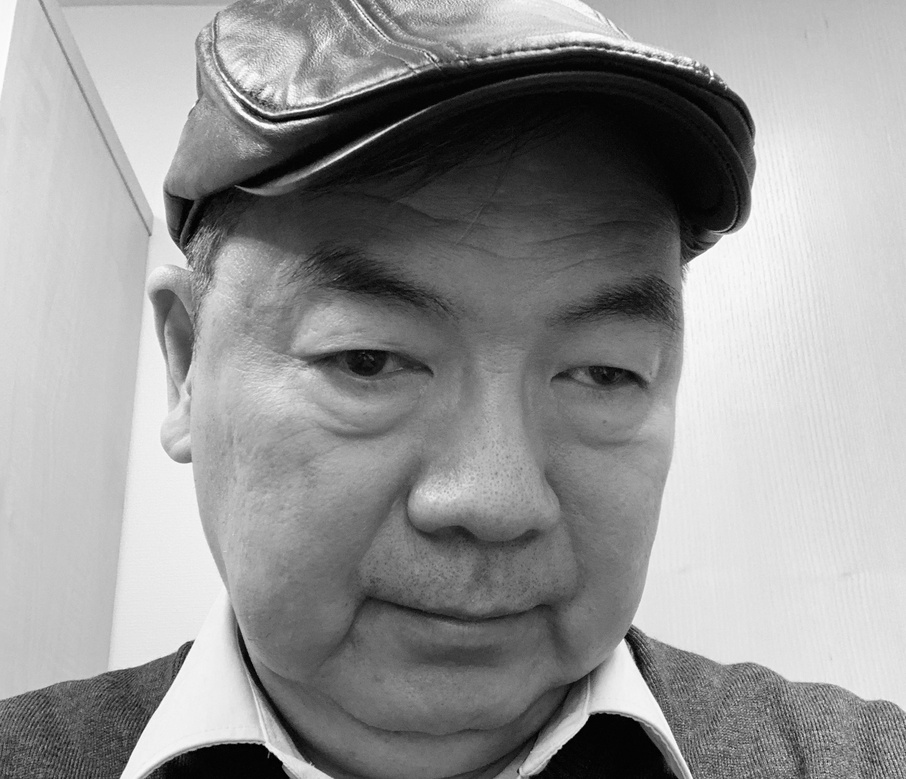
#> input picture importfile.jpg, 906 x 779 px, shrunk from 2316 x 1990 before the run, found by its file name
$ python test2.py   (older library calls are emulated)
#> lines starting #> are read from the running program, lines starting #| are printed output that depends on the picture; after the words box and inside, x2 and y2 are one past the last pixel; in counts of white or black regions, pixels touching at a corner belong together
#> further down, img is the input picture: shape (779, 906, 3); min 0, max 255, mean 148.8
### EXPERIMENT_auto_background_color_detection/color_extractor/back.py
import numpy as np
import skimage.filters as skf
import skimage.color as skc
import skimage.morphology as skm
from skimage.measure import label

from .task import Task


class Back(Task):
    """
    Two algorithms are used together to separate background and foreground.
    One consider as background all pixel whose color is close to the pixels
    in the corners. This part is impacted by the `max_distance' and
    `use_lab' settings.
    The second one computes the edges of the image and uses a flood fill
    starting from all corners.
    """
    def __init__(self, settings=None):
        """
        The possible settings are:
            - max_distance: The maximum distance for two colors to be
              considered closed. A higher value will yield to a more aggressive
              background removal.
              (default: 5)

            - use_lab: Whether to use the LAB color space to perform
              background removal. More expensive but closer to eye perception.
              (default: True)
        """
        if settings is None:
            settings = {}

        super(Back, self).__init__(settings)

    def get(self, img):
        f = self._floodfill(img)
        g = self._global(img)
        m = f | g

        if np.count_nonzero(m) < 0.90 * m.size:
            return m

        ng = np.count_nonzero(g)
        nf = np.count_nonzero(f)

        if ng < 0.90 * g.size and nf < 0.90 * f.size:
            return g if ng > nf else f

        if ng < 0.90 * g.size:
            return g

        if nf < 0.90 * f.size:
            return f

        return np.zeros_like(m)

    def _global(self, img):
        h, w = img.shape[:2]
        mask = np.zeros((h, w), dtype=np.bool)
        max_distance = self._settings['max_distance']

        if self._settings['use_lab']:
            img = skc.rgb2lab(img)

        # Compute euclidean distance of each corner against all other pixels.
        corners = [(0, 0), (-1, 0), (0, -1), (-1, -1)]
        for color in (img[i, j] for i, j in corners):
            norm = np.sqrt(np.sum(np.square(img - color), 2))
            # Add to the mask pixels close to one of the corners.
            mask |= norm < max_distance

        return mask

    def _floodfill(self, img):
        back = Back._scharr(img)
#> in _scharr, `img = 1. - img`:
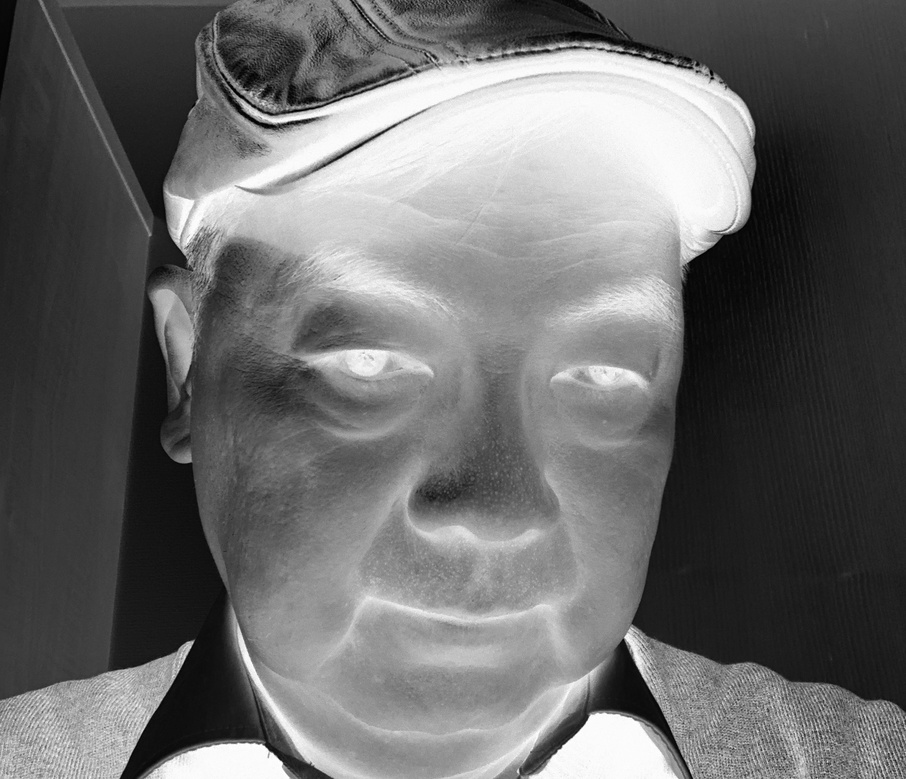
#> img: shape (779, 906, 3) float64; min -254, max 1, mean -147.8; drawn with min black and max white
        # Binary thresholding.
        back = back > 0.05
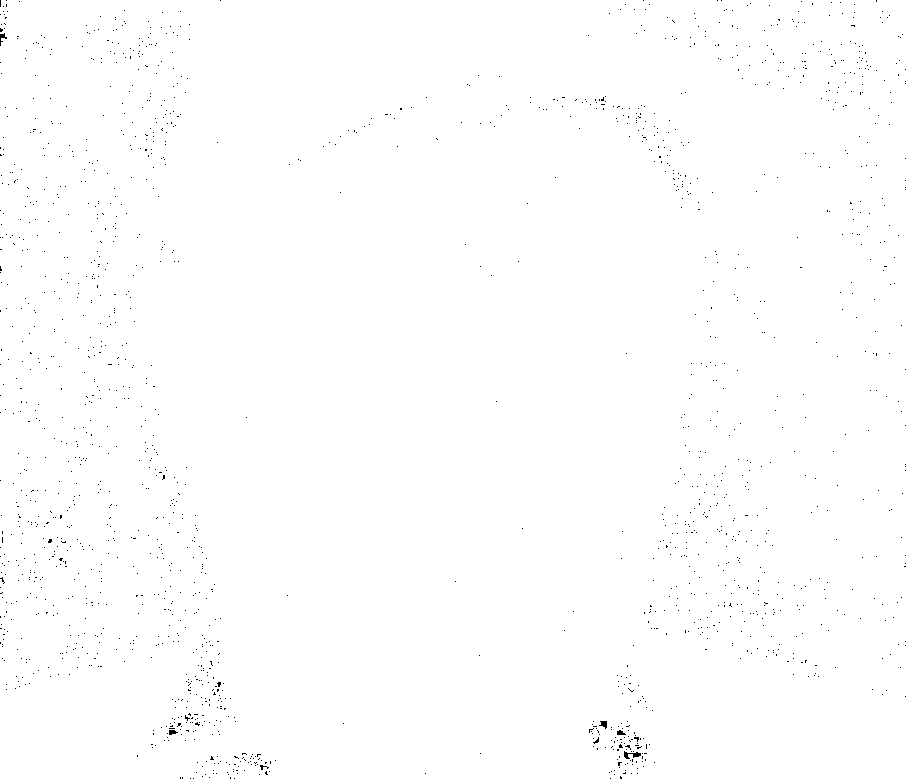
#> back: shape (779, 906) bool; 99.6% white; black in thin lines or dots

        # Thin all edges to be 1-pixel wide.
        back = skm.skeletonize(back)
#> back: shape (779, 906) bool; 5.2% white in thin lines or dots

        # Edges are not detected on the borders, make artificial ones.
        back[0, :] = back[-1, :] = True
        back[:, 0] = back[:, -1] = True
#> back: shape (779, 906) bool; 5.7% white in thin lines or dots

        # Label adjacent pixels of the same color.
        labels = label(back, background=-1, connectivity=1)
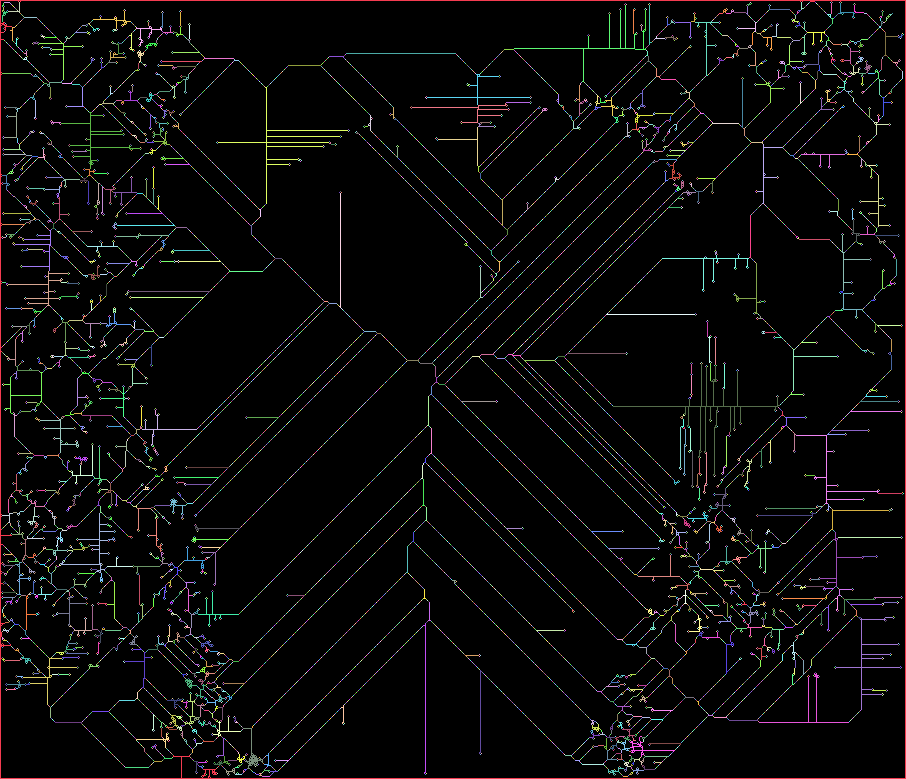
#> labels: shape (779, 906) int32; 15223 distinct labels, from 0 to 15222; one colour per label, 0 black

        # Count as background all pixels labeled like one of the corners.
        corners = [(1, 1), (-2, 1), (1, -2), (-2, -2)]
        for l in (labels[i, j] for i, j in corners):
            back[labels == l] = True
#> this loop made 4 passes
#> back: shape (779, 906) bool; every value is 1

        # Remove remaining inner edges.
        return skm.opening(back)

    @staticmethod
    def _default_settings():
        return {
            'max_distance': 5,
            'use_lab': True,
        }

    @staticmethod
    def _scharr(img):
        # Invert the image to ease edge detection.
        img = 1. - img
        grey = skc.rgb2grey(img)
        return skf.scharr(grey)

### EXPERIMENT_auto_background_color_detection/color_extractor/task.py
class Task(object):
    def __init__(self, settings):
        self._settings = self._default_settings()
        self._settings.update(settings)

    def get(self, img):
        raise NotImplementedError

    @staticmethod
    def _default_settings():
        return {}

### EXPERIMENT_auto_background_color_detection/test2.py
import cv2
import numpy as np

from color_extractor import Back

img = cv2.imread('importfile.jpg')

back_algo = Back()
print(back_algo.get(img))
#> in _global, `img = skc.rgb2lab(img)`: img: shape (779, 906, 3) float64; mean of channels 0, 1, 2 60.3, 0, 0
#> the loop in _global, `for color in (img[i, j] for i, j in corners):` made 4 passes
#> color on passes 1 to 4: [96.54, -0.00238, 0.00451], [34.45, -0.00107, 0.00202], [75.88, -0.00194, 0.00369], [55.93, -0.00152, 0.00289]
#> pass 1, in _global, `mask |= norm < max_distance`:
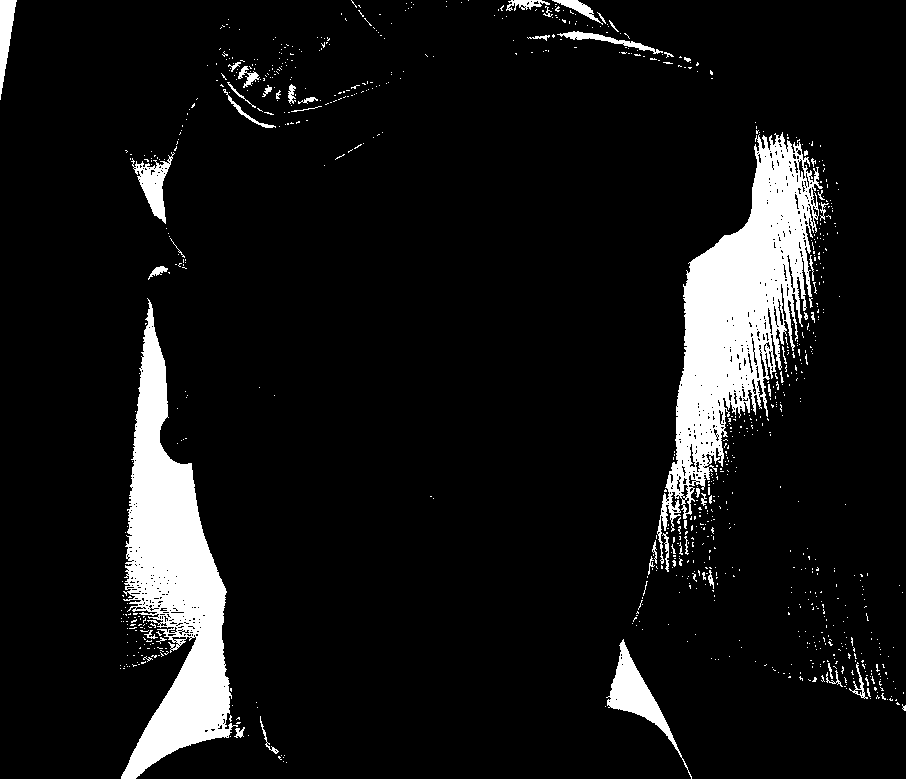
#> mask: shape (779, 906) bool; 8.5% white; 886 white regions (834 under 20 px), largest, box (x1, y1, x2, y2) and area: (657, 132, 823, 564) 25746, (121, 298, 238, 779) 23768, (606, 639, 692, 779) 2354
#> pass 2, in _global, `mask |= norm < max_distance`:
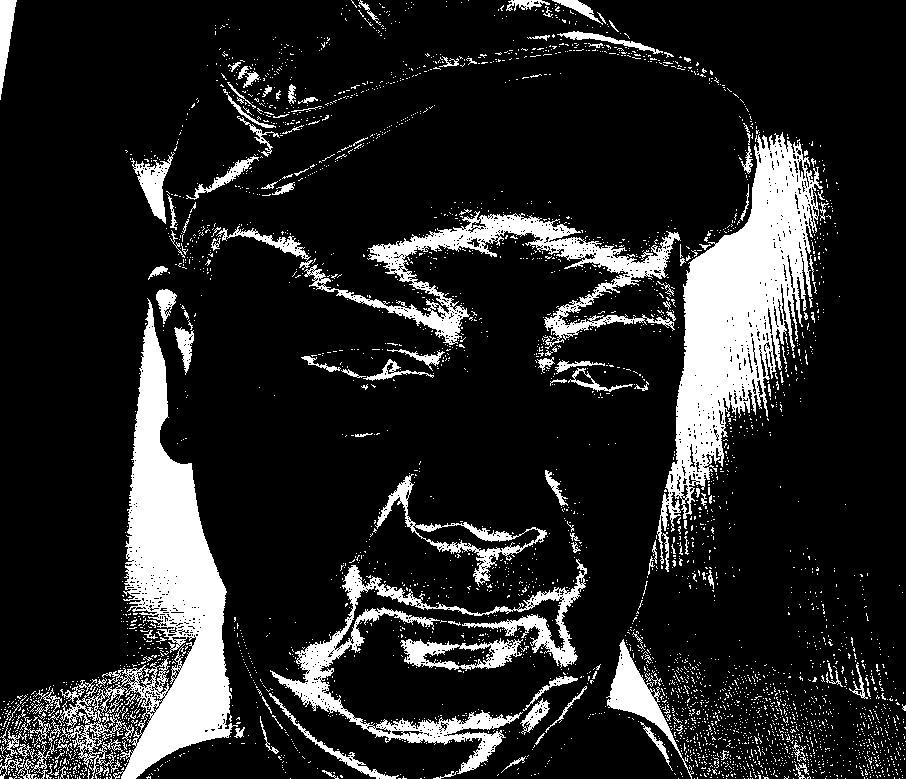
#> mask: shape (779, 906) bool; 14.7% white; 3731 white regions (3592 under 20 px), largest, box (x1, y1, x2, y2) and area: (48, 298, 238, 779) 27127, (657, 132, 823, 564) 25756, (304, 211, 681, 349) 10365
#> after the loop in _global, `for color in (img[i, j] for i, j in corners):`:
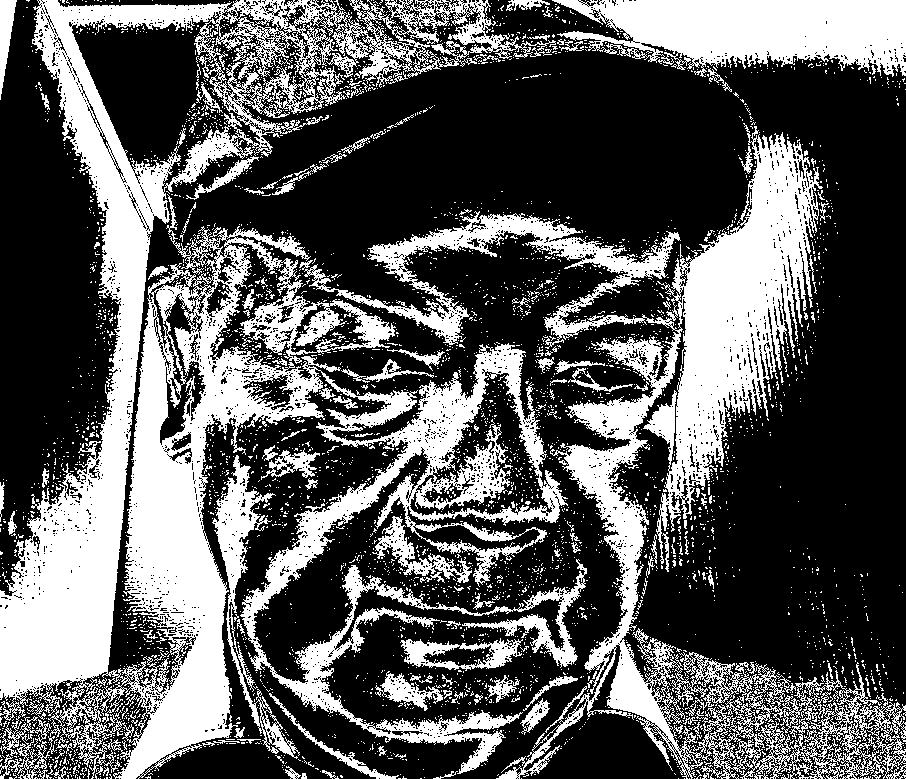
#> mask: shape (779, 906) bool; 35.3% white; 4096 white regions (3951 under 20 px), largest, box (x1, y1, x2, y2) and area: (0, 0, 587, 779) 134286, (304, 123, 906, 779) 64475, (552, 0, 906, 77) 18648
#> in get, `ng = np.count_nonzero(g)`: ng = 249402
#> in get, `nf = np.count_nonzero(f)`: nf = 705774
#> (printed output is left out)
